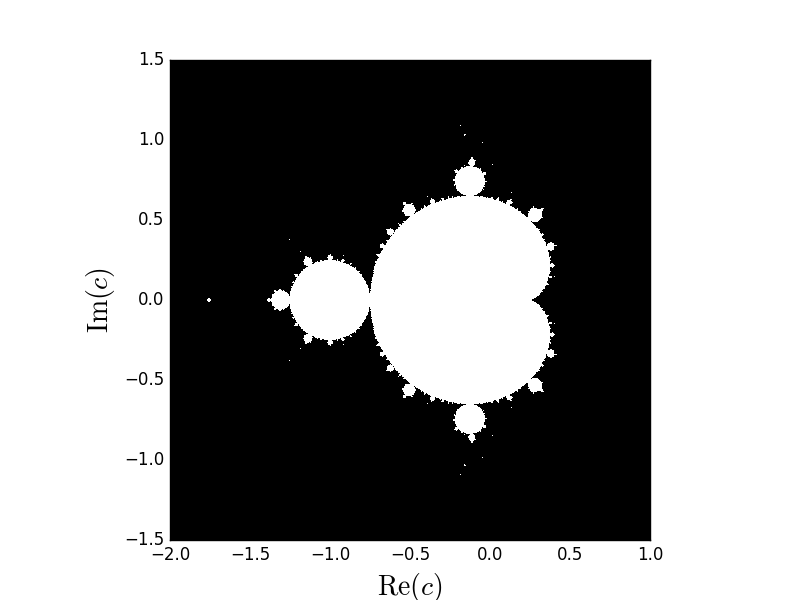

Source code (Python):
import numpy as np
import matplotlib.pyplot as plt

niter = 2000
npts = 1000
y, x = np.ogrid[-1.5:1.5:npts*1j, -2:1:npts*1j]
c = x+1j*y
z = c
for n in range(niter):
    z = z**2+c
imdata = np.abs(z) < 2
plt.imshow(imdata, extent=(-2, 1, -1.5, 1.5),
           cmap='gray', interpolation='none')
plt.xlabel('$\mathrm{Re}(c)$', fontsize=20)
plt.ylabel('$\mathrm{Im}(c)$', fontsize=20)
plt.savefig('mandelbrot1.png')
